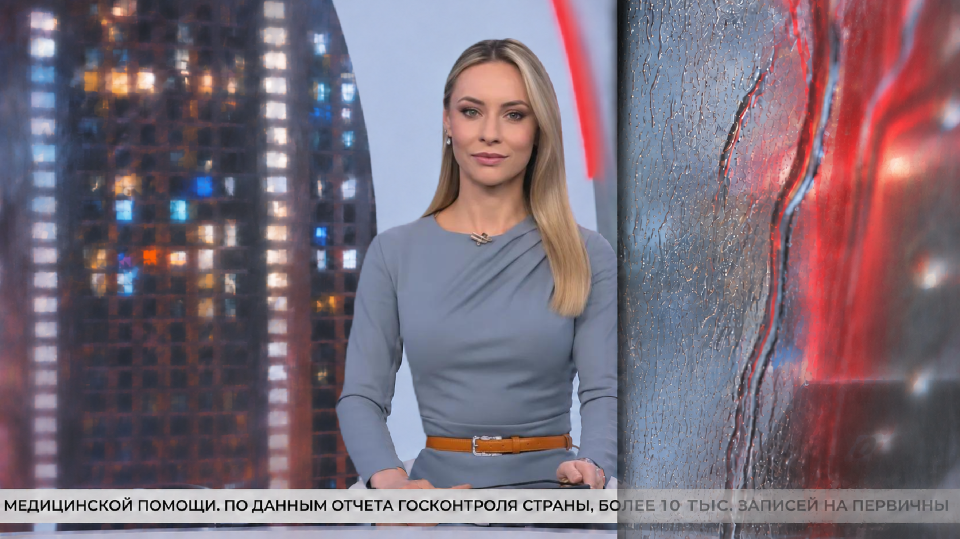
#> input picture references/ElGrayPimenovLeiterWindow2.png, 1920 x 1077 px (shown at 1/2 size)
$ python prepare_depth_review.py
#> lines starting #> are read from the running program, lines starting #| are printed output that depends on the picture
"""Create compact previews of the checked-in reference and depth map for manual review."""
from pathlib import Path
from PIL import Image

ROOT = Path(__file__).resolve().parents[1]
SOURCE = ROOT / "references/ElGrayPimenovLeiterWindow2.png"
DEPTH = ROOT / "dist/assets/ElGrayPimenovLeiterWindow2-depth.png"
OUT = ROOT / "specs/evidence"


def main():
    OUT.mkdir(parents=True, exist_ok=True)
    with Image.open(SOURCE) as source:
#> source is the input picture: PIL image 1920x1077 RGBA; mean R, G, B, A 121.7, 107.6, 119.6, 255
        preview = source.convert("RGB")
        preview.thumbnail((1024, 1024), Image.Resampling.LANCZOS)
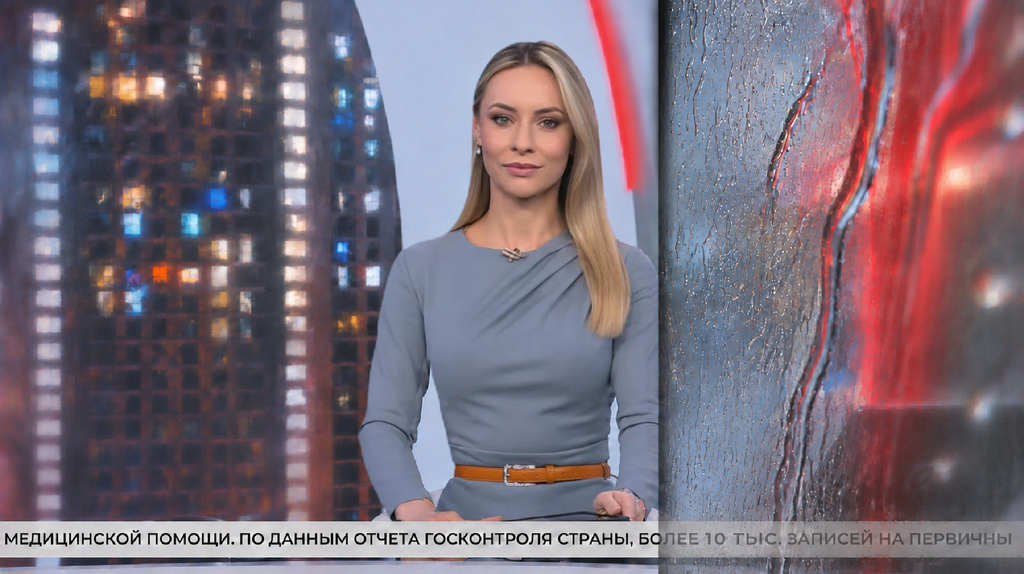
#> preview: PIL image 1024x574 RGB; mean R, G, B 121.7, 107.6, 119.6
        preview.save(OUT / "reference-preview.jpg", quality=82, optimize=True)
    with Image.open(DEPTH) as depth:
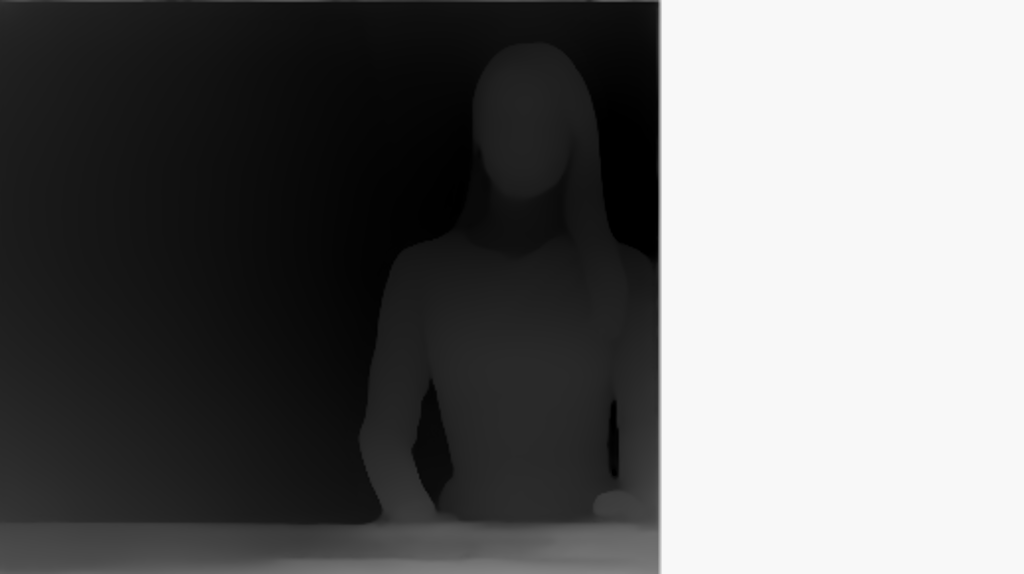
#> input picture dist/assets/ElGrayPimenovLeiterWindow2-depth.png, 1024 x 574 px
#> depth is the input picture: PIL image 1024x574 L; min 0, max 248, mean 106.4
        depth.convert("L").save(OUT / "current-depth.png", optimize=True)


if __name__ == "__main__":
    main()
